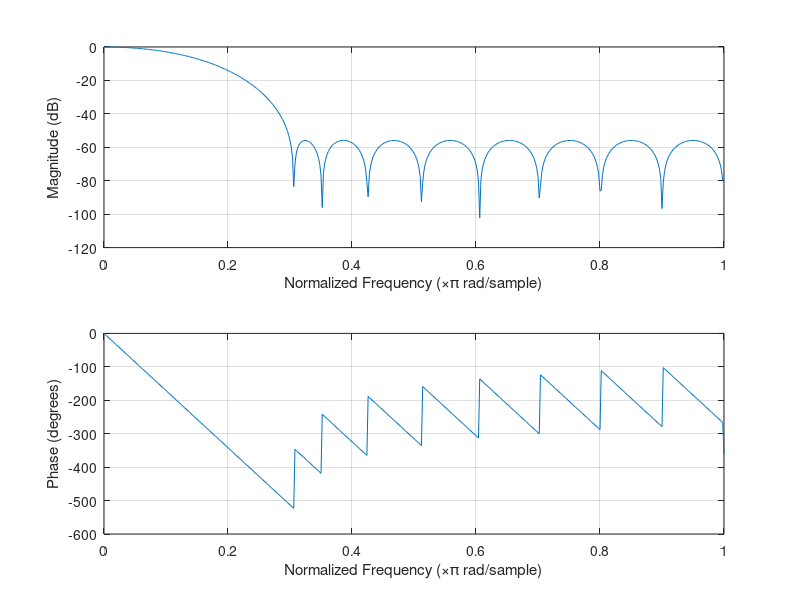
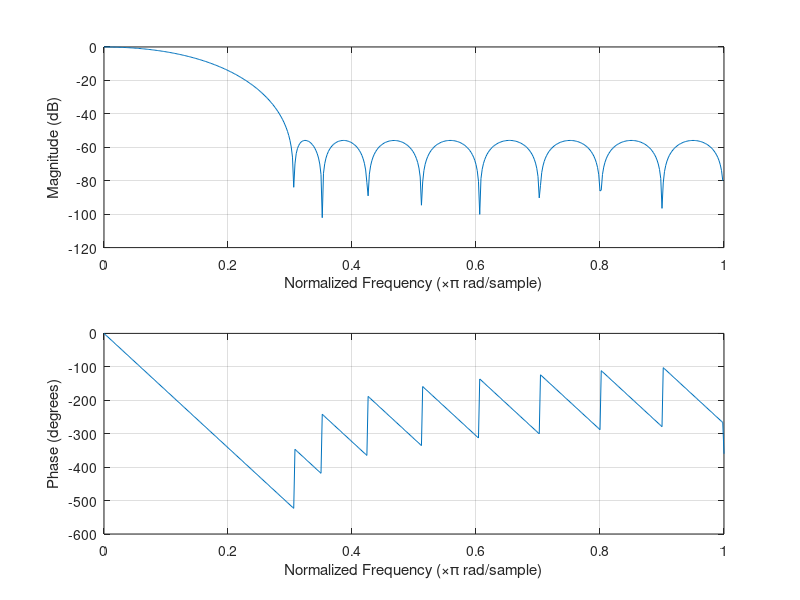
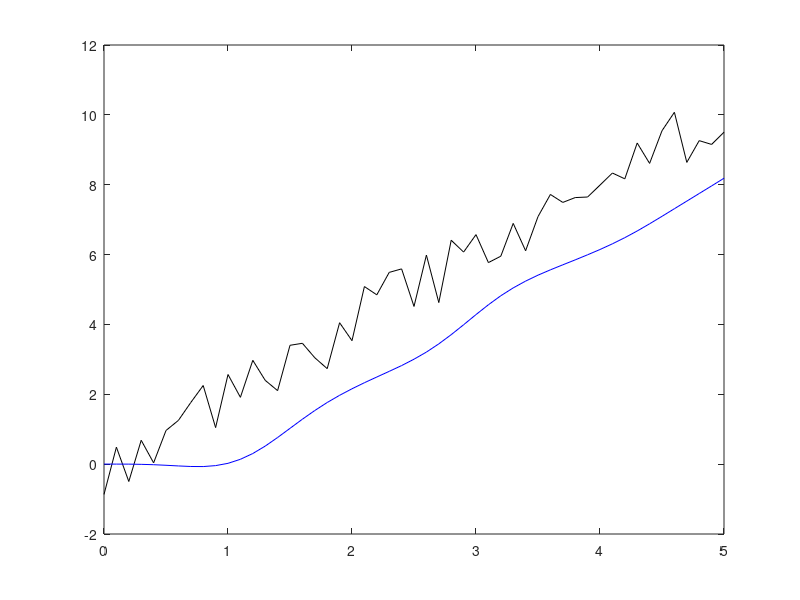

These figures' MATLAB source, in order:
% 
% FIR filter designed with
% http://t-filter.appspot.com
% 
% sampling frequency: 10 Hz
% 
% fixed point precision: 16 bits
% 
% * 0 Hz - 0.5 Hz
%   gain = 1
%   desired ripple = 2 dB
%   actual ripple = n/a
% 
% * 1.5 Hz - 5 Hz
%   desired attenuation = -60 dB
%

close all
clc
format long

h = [ -0.0022870940699551154
-0.0028182630572891193
-0.0008793923902916939
0.006999433263281532
0.02349496572331729
0.04937024067048178
0.08235272220740557
0.11705644222569238
0.1462144437689986
0.1629016754277729
0.1629016754277729
0.1462144437689986
0.11705644222569238
0.08235272220740557
0.04937024067048178
0.02349496572331729
0.006999433263281532
-0.0008793923902916939
-0.0028182630572891193
-0.0022870940699551154
];

s = sum(h);
freqz(h/s,1,500)
h = ceil(h*(2^16-1)/max(h))
figure
s = sum(h)
freqz(h/s,1,500)

fs = 10;
tf = 5;
N = tf*fs;
t = 0:1/fs:tf;

x = (0:N)*10/N + 2*rand(1,N+1)-1;
y = zeros(N+1,1);

for n = 1:N+1
    for k = 0:length(h)-1
        if (n-k)>0
            y(n) = y(n) + x(n-k)*h(k+1);
        end
    end
end

figure
y = y/sum(h)
erro = x(N)-y(N)

plot(t,x,'k')
hold on
plot(t,y,'b')